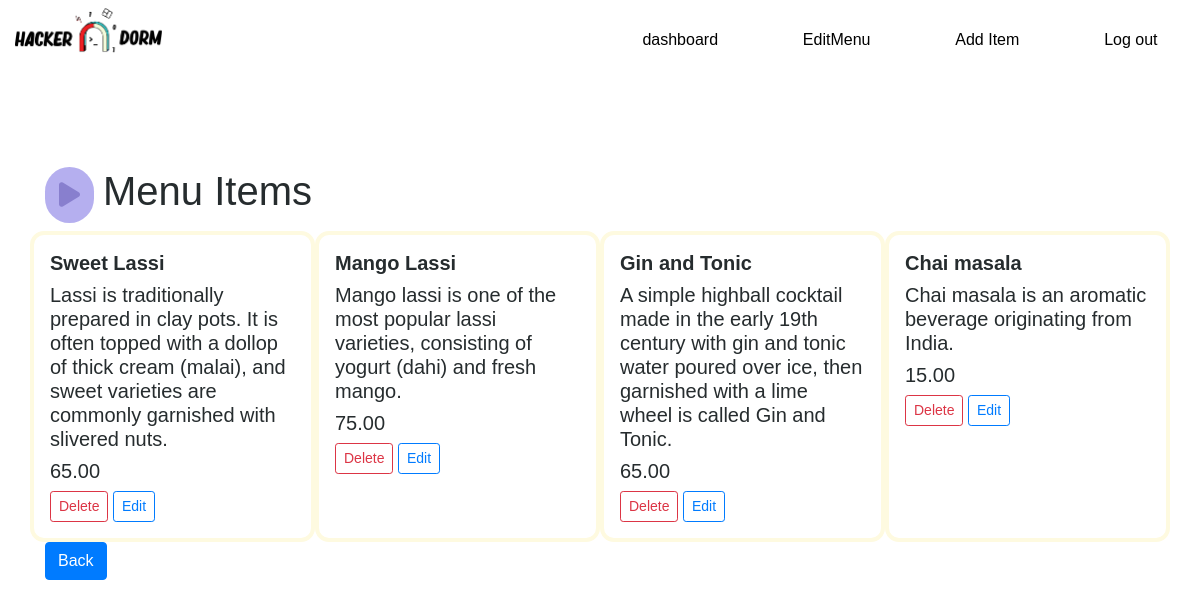
The page /interface/menulist/ (signed in) on the database as committed earlier.
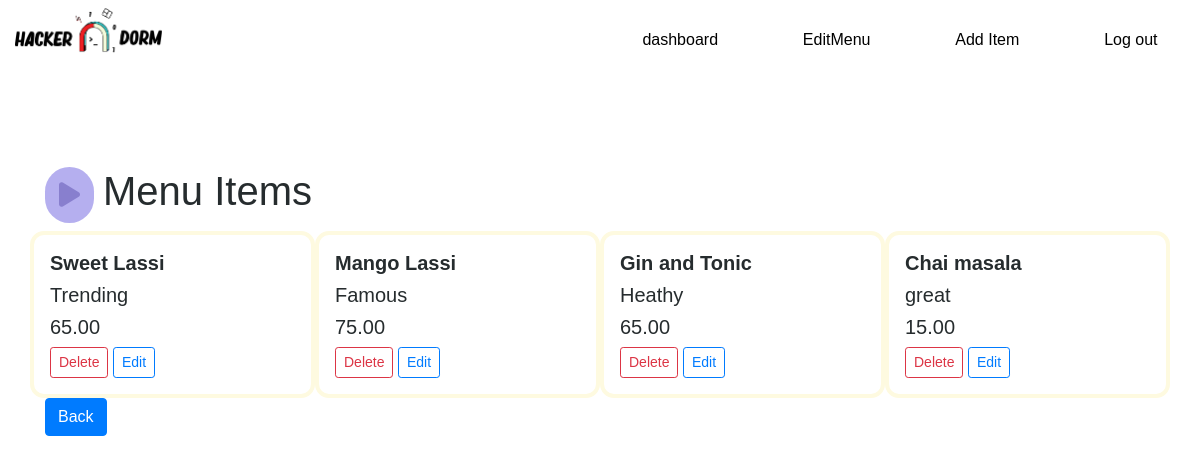
The same page on the database as committed later.
### interface/models.py (models this page shows, shortened)
class MenuItem(models.Model):
    name = models.CharField(max_length=100)
    description = models.TextField()
    image = models.TextField()
    price = models.DecimalField(max_digits=5, decimal_places=2)
    category = models.ManyToManyField('Category', related_name='item')
    no = models.IntegerField(primary_key=True)

### interface/views.py (the view)
# urls.py: path('menulist/', views.MenuList, name='menulist'),
@login_required
@staff_required
def MenuList(request):
    menulist=MenuItem.objects.all()
    return render(request,'teacher/menulist.html',{'menulist': menulist})

### interface/templates/teacher/menulist.html
{% extends "base.html" %}
{% load static %}
{% block content %}
<br>
<br><br>
<div class="container">
  <h1><i class="fa fa-play " style=" margin-top:15px;color:#887FCE;
    text-align: center ;font-size: 28px;background: #B5AFEF;
    padding: 14px ;border-radius: 41px; margin-right: 9px;" aria-hidden="true"></i>Menu Items</h1>
  <div class="row">
    {% for e in menulist%}
    <div class="div col-lg-3 col-sm-12 p-3 " style="border:4px solid rgb(254,250,224);background-color: white; border-radius: 14px;">
      <h5 style="font-weight: 700;">{{e.name}}</h5>
      <h5>{{e.description}}</h5>
      <h5>{{e.price}}</h5>
      <a class="btn btn-outline-danger btn-sm" onclick="alert('Item Deleted')" href="/interface/delete/{{e.name}}">Delete</a>
      <a class="btn btn-outline-primary btn-sm" href="/interface/edit/{{e.name}}">Edit</a>
    </div>
    {%endfor%}
  </div>
  <button class="btn btn-primary center" onclick="window.location.href='/interface/dashboard'">Back</button>
</div>
<br><br>
{%endblock%}

### templates/base.html (shortened to what this page needs)
{% load static %}
<!DOCTYPE html>
<html lang="en">
<head>
    <link rel="stylesheet" href="https://use.fontawesome.com/releases/v5.8.2/css/all.css">
  <link rel="stylesheet" href="https://maxcdn.bootstrapcdn.com/bootstrap/4.0.0/css/bootstrap.min.css">
</head>
<body >
  <a class="logosmc"  href="{% url 'home' %}">
  <img src="{% static 'fav.png' %}" width="147px" alt="" />
 </a>
    {% include 'navigation.html' %}
    {% block content %}
    {% endblock content %}
</body>
</html>

### templates/navigation.html (shortened to what this page needs)
{% load static %}
<nav>
  <ul class="nav-links">
    {% if user.is_authenticated %}
    {% if user.is_student%}
    <li >
      <a  href="{% url 'interface:history' %}">History</a>
    </li>
    <li >
      <a  >About us</a>
    </li>
    <li >
      <a  href="{% url 'interface:order' %}">Place an Order!</a>
  </li>
  <li><a   href="{% url 'logout' %}">Log out</a></li>
  {% else %}
  <li >
    <a  href="{% url 'interface:dashboard' %}">dashboard</a>
  </li>
  <li >
    <a  href="{% url 'interface:menulist' %}">EditMenu</a>
  </li>
  <li >
    <a  href="{% url 'interface:additem' %}">Add Item</a>
  </li>
     <li>
    <a   href="{% url 'logout' %}">Log out</a>
    </li>
  {% endif %}
  {% endif %}
  </ul>
</nav>

### templates/base.html (style rules this page uses)
:root { --background: #ffffff; --pribackground: #161519; --darkprimary: #161519; --secondary : #161519; --seclight: #DDF6F9; --white: #F7F8FD; --black : black; --bg: #fff; --color: black; --font: Montserrat, Roboto, Helvetica, Arial, sans-serif; --bridpri:#DDF6F9; }
* { margin: 0; padding: 0; box-sizing: border-box; }
body { font-family: sans-serif; background-color: var(--background); color:#262C2E; }
.logosmc { position: absolute; top:8px; left:15px; z-index: 988; }
nav { height: 10vh; background: var(--background); border-radius:75px; }
.nav-links { display: flex; list-style: none; width: 50%; height: 100%; justify-content: space-around; align-items: center; margin-left: auto; }
.nav-links li a { color: var(--black); text-decoration: none; font-size: 16px; }

Rows that differ between the two databases and show on the page:
changed MenuItem "Sweet Lassi": description "Lassi is traditionally prepared in clay pots. It is often topped with a dollop of thick cream (malai), and sweet varieties are commonly garnished with slivered nuts." → "Trending"
changed MenuItem "Mango Lassi": description "Mango lassi is one of the most popular lassi varieties, consisting of yogurt (dahi) and fresh mango." → "Famous"
changed MenuItem "Gin and Tonic": description "A simple highball cocktail made in the early 19th century with gin and tonic water poured over ice, then garnished with a lime wheel is called Gin and Tonic." → "Heathy"
changed MenuItem "Chai masala": description "Chai masala is an aromatic beverage originating from India." → "great"
